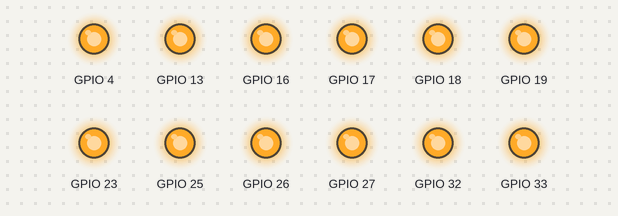
Bench run of a sketch on a simulated ESP32. Shown: output pins drawn as LEDs (lit = HIGH). What the sketch prints to the serial monitor is not drawn.

Above: at 8.0 s.
At 18.0 s:
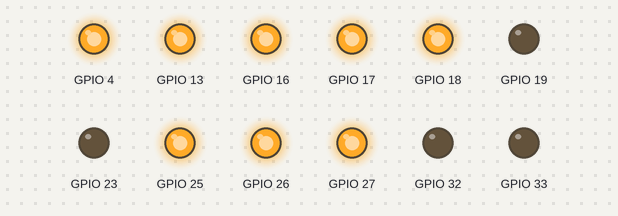
At 28.0 s:
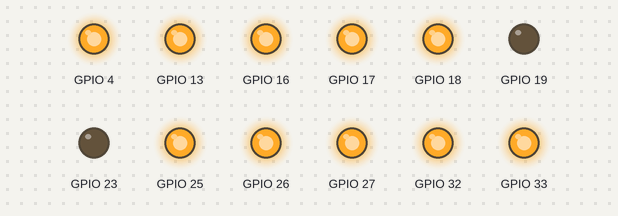
Timing chart, 0 to 37.5 s (numbered marks = the images above):
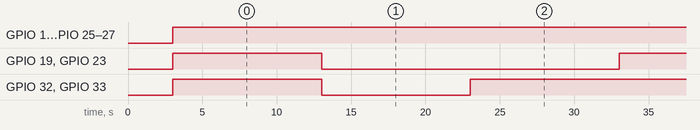

Measured:
- by itself, GPIO 13, GPIO 16–18, GPIO 25–27: LOW → HIGH at 3.0 s
- by itself, GPIO 19, GPIO 23: alternates HIGH for 10.0 s and LOW for 20.0 s
- by itself, GPIO 32, GPIO 33: repeats every 30.0 s: LOW 10.0 s, HIGH 20.0 s

The sketch:

Prueba_Movilidad_GoBildaMDD10A.ino
```cpp
//Codigo de pruebas para control de motores con esp32 y driver mdd10a. Board en Arduino IDE es ESP32 Dev Module
//Hecho por Jose Sebastian Mendez Peyro

/*NOTA DE PRECAUcION:
  Es necesario que el driver este energizado antes de suministrar voltaje lógico a las entradas DIR y PWM del driver.
  Si no se hace esto el driver suministrará 1.9V a los motores. Esto es un problema sobretodo si los motores están en el piso, es decir
  si tienen carga. Si los motores se alimentan con 1.9V y tienen carga estos empezarán a consumir corriente en exceso lo que va a
  provocar que se sobrecalienten los motores y se dañen. Por lo que NUNCA energizar los pines PWM y DIR del driver si no está energizado el driver antes.

  En caso de que se haya energizado antes, simplemente darle al boton de reset del microcontrolador. Esto solucionará el problema.

  El unico estado en que se puede activar la fuente de energia es cuando el driver recibe 0 en PWM y 0 DIR, es decir poner los motores en stop().
  Ahi si puedes energizar el driver y después mover los motores con forward() y backward().
*/


#define MDD10A_ESP32 // Definimos la configuracion Driver-Motor que estaremos utilizando. Esta es nuestra declaración de pines.

#include "CMotor_ESP32.h"     // Definimos nuestra clase de motor que usaremos

uint8_t velocidad_ruedas = 255;

Motor front_left_motor(FL_DIR, FL_PWM);
Motor front_right_motor(FR_DIR, FR_PWM);
Motor middle_left_motor(ML_DIR, ML_PWM);
Motor middle_right_motor(MR_DIR, MR_PWM);
Motor back_left_motor(BL_DIR, BL_PWM);
Motor back_right_motor(BR_DIR, BR_PWM);

void setup()
{
  Serial.begin(115200);
  delay(3000);      //Delay para que se estabilice el Serial
  inicializarMotores();
}

void loop()
{
  //Secuencia de prueba simple
  avanzar(velocidad_ruedas);        //Prueba de funcion avanzar.
  delay(10000);
  back_left_motor.stop();           //Prueba de funcion stop
  back_right_motor.stop();
  delay(10000);
  back_left_motor.backward(velocidad_ruedas);     //Prueba de funcion para retroceder
  back_right_motor.backward(velocidad_ruedas);
  delay(10000);
}

void inicializarMotores()
{

  if (front_left_motor.begin())
    Serial.println("Front Left Motor se inicializó correctamente");
  else
    Serial.println("Error inicializando Front Left Motor.");

  if (front_right_motor.begin())
    Serial.println("Front Right Motor inicializó correctamente");
  else
    Serial.println("Error inicializando Front Right Motor.");

  if (middle_left_motor.begin())
    Serial.println("Middle Left Motor se inicializó correctamente");
  else
    Serial.println("Error inicializando Middle Left Motor.");

  if (middle_right_motor.begin())
    Serial.println("Middle Right Motor se inicializó correctamente");
  else
    Serial.println("Error inicializando Middle Right Motor.");

  if (back_left_motor.begin())
    Serial.println("Back Left Motor se inicializó correctamente");
  else
    Serial.println("Error inicializando Back Left Motor.");

  if (back_right_motor.begin())
    Serial.println("Back Right Motor se inicializó correctamente");
  else
    Serial.println("Error inicializando Back Right Motor.");
}

void avanzar(int velocidad)
{
  front_left_motor.forward(velocidad);
  front_right_motor.forward(velocidad);
  middle_left_motor.forward(velocidad);
  middle_right_motor.forward(velocidad);
  back_left_motor.forward(velocidad);
  back_right_motor.forward(velocidad);
}
void retroceder(int velocidad)
{
  front_left_motor.backward(velocidad);
  front_right_motor.backward(velocidad);
  middle_left_motor.backward(velocidad);
  middle_right_motor.backward(velocidad);
  back_left_motor.backward(velocidad);
  back_right_motor.backward(velocidad);
}
```

CMotor_ESP32.cpp
```cpp
/*
*****************************
Club de Investigación Univesitario de Desarrollo en Sistemas Espaciales
Misión Centinela
Código hecho por Jose Sebastian Mendez Peyro
Clase de motor desarrollada especificamente para esp32 y driver de motores MDD10A
******************************
*/

#include "CMotor_ESP32.h"

uint8_t Motor::channelCounter = 0; // Inicializamos el contador estático de canales

Motor::Motor(uint8_t dir, uint8_t pwm) // Constructor de clase motor en donde declaramos los respectivos valores para dir y el pwm.
{
  pinDIR = dir;
  pinPWM = pwm;

  initialized = false;
}

bool Motor::begin(uint32_t freq, uint8_t resolution)
{
  //Serial.printf("Inicializando motor en pin DIR=%d PWM=%d\n", pinDIR, pinPWM);
  pinMode(pinDIR, OUTPUT);    // Declaramos el pin de DIR como salida
  channel = channelCounter; // Asignamos el canal de salida PWM automáticamente
  channelCounter++;         // Aumentamos el contador del número de canales PWM

  if (ledcAttachChannel(pinPWM, freq, resolution, channel) == false)   // Declaracion del pin PWM que se utilizará y comprobación que se inicialice correctamente
  {
    initialized = false;
    return false;
  }

  stop();                     // Le damos stop para que no se mueva el motor al inicializar
  initialized = true;
  return initialized;
}

void Motor::forward(uint8_t vel)
{
  if (!initialized) return;        // Verificación que el motor este inicializado para seguridad del código.
  digitalWrite(pinDIR, HIGH);      // Definimos el estado HIGH (1) como avance.
  ledcWriteChannel(channel, vel);  // Actualizamos el valor de velocidad que recibe el motor en el canal dedicado al motor.
}                                  // Se utiliza ledcWrite porque esp32 no soporta analogWrite.

void Motor::backward(uint8_t vel)
{
  if (!initialized) return;
  digitalWrite(pinDIR, LOW);       // Definimos el estado LOW (0) como retroceder.
  ledcWriteChannel(channel, vel);  // Actualizamos el valor de velocidad que recibe el motor en el canal dedicado al motor.
}

void Motor::stop()
{
  if (!initialized) return;
  digitalWrite(pinDIR, LOW);      // Definimos el estado LOW (0) como retroceder.
  ledcWriteChannel(channel, 0);   // Actualizamos el valor de velocidad que recibe el motor en el canal dedicado al motor.
}

uint8_t Motor::getChannel()
{
  return channel;
}

//Ya se porque no funcionaba mi codigo originalmente, porque estaba haciendo el serialprint de los motores front right y front left cuando yo estaba usando los back right y back left.
```

CMotor_ESP32.h
```cpp
/*
*****************************
Club de Investigación Univesitario de Desarrollo en Sistemas Espaciales
Misión Centinela
Código hecho por Jose Sebastian Mendez Peyro
Clase de motor desarrollada especificamente para esp32 y driver de motores MDD10A
******************************
*/

#include <Arduino.h> // Al ser archivo (.h) necesitamos declarar que usaremos las librerias de arduino
#include <driver/ledc.h>
#include <cstdint>

#ifndef MOTOR_H // if para que el archivo de cabecera (.h) solo se incluya una vez, incluso si es llamado varias veces por diferentes archivos del proyecto.
#define MOTOR_H

//Declaracion de pines a utilizar de la esp 32. Consideracion de Esp32 Wroom 32 de 38 pines.
#ifdef MDD10A_ESP32
  #define FL_DIR 4 // Front Left Motor DIR pin. DIR 1
  #define FL_PWM 13 // Front Left Motor PWM pin. PWM 1

  #define FR_DIR 16 // Front Right Motor DIR pin. DIR 2
  #define FR_PWM 27 // Front Right Motor PWM pin. PWM 2

  #define ML_DIR 17 // Middle Left Motor DIR pin. DIR 1
  #define ML_PWM 26 // Middle Left Motor PWM pin. PWM 1

  #define MR_DIR 18 // Middle Right Motor DIR pin. DIR 2
  #define MR_PWM 25 // Middle Right Motor PWM pin. PWM 2

  #define BL_DIR 19 // Back Left Motor DIR pin. DIR 1
  #define BL_PWM 33 // Back Left Motor PWM pin. PWM 1

  #define BR_DIR 23 // Back Right Motor DIR pin. DIR 2
  #define BR_PWM 32 // Back Right Motor PWM pin. PWM 2
#endif

#define PWM_FREQUENCY 18000
#define PWM_RESOLUTION 8

class Motor
{
  private:
    uint8_t pinDIR;   // Define el numero de pin para la DIR del respectivo motor. // Se usa entero de 8 bits sin signo para tomar valores desde 0
    uint8_t pinPWM;   // Define el numero de pin para el PWM del respectivo motor.    hasta 255 por ser el tipo de dato mas pequeño. Ocupan 1 byte de memoria.
    uint8_t channel;  // Define el número de canal para el pin PWM del respectivo motor
    bool initialized; // Variable para saber si se inicializó el motor

    static uint8_t channelCounter;  //Contador del número de cananles creados

  public:
    Motor(uint8_t dir, uint8_t pwm);      // Constructor de la clase.

    bool begin(uint32_t freq = PWM_FREQUENCY, uint8_t resolution = PWM_RESOLUTION); // Declaracion de begin para inicializar los pines y asignar los valores fijos para la frecuencia y resolucion de las salidas PWM del esp32.
    void forward(uint8_t vel);            // Declaracion de funcion para avanzar.
    void backward(uint8_t vel);           // Declaracion de funcion para retroceder.
    void stop();                          // Declaracion para funcion de detener.
    uint8_t getChannel();
};

#endif
```
